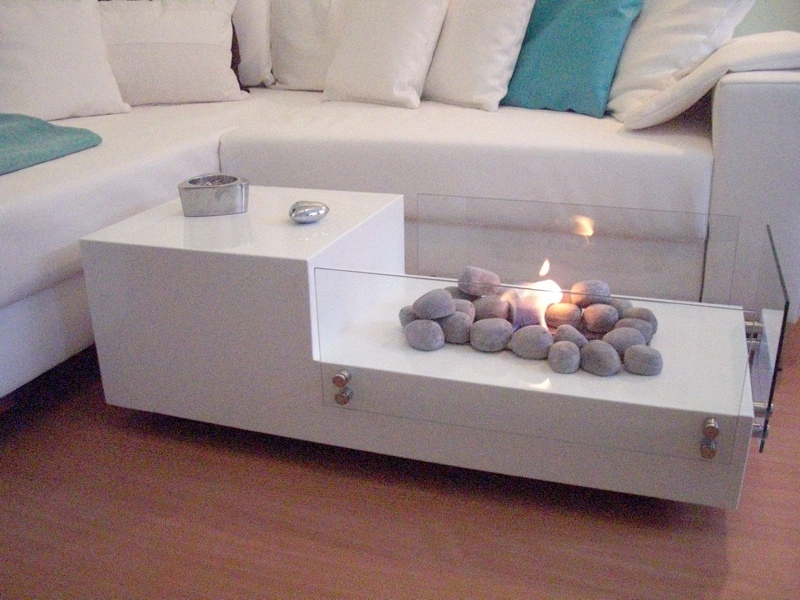
#> input picture test.jpg, 800 x 600 px
$ python lab2.py
#> lines starting #> are read from the running program, lines starting #| are printed output that depends on the picture; after the words box and inside, x2 and y2 are one past the last pixel; in counts of white or black regions, pixels touching at a corner belong together
import cv2
import numpy as np
from matplotlib import pyplot as plt
# import the necessary packages

def auto_canny(image, sigma=0.33):
	# compute the median of the single channel pixel intensities
	v = np.median(image)

	# apply automatic Canny edge detection using the computed median
	lower = int(max(0, (1.0 - sigma) * v))
	upper = int(min(255, (1.0 + sigma) * v))
	edged = cv2.Canny(image, lower, upper)

	# return the edged image
	return edged

og = cv2.imread('test.jpg',cv2.IMREAD_UNCHANGED) # original picture
#> og is the input picture: shape (600, 800, 3); mean B, G, R 134.8, 134.8, 151.5
ogWithContours = cv2.imread('test.jpg',cv2.IMREAD_UNCHANGED) # original picture with contours
img = cv2.imread('test.JPG',0) # image for Canny
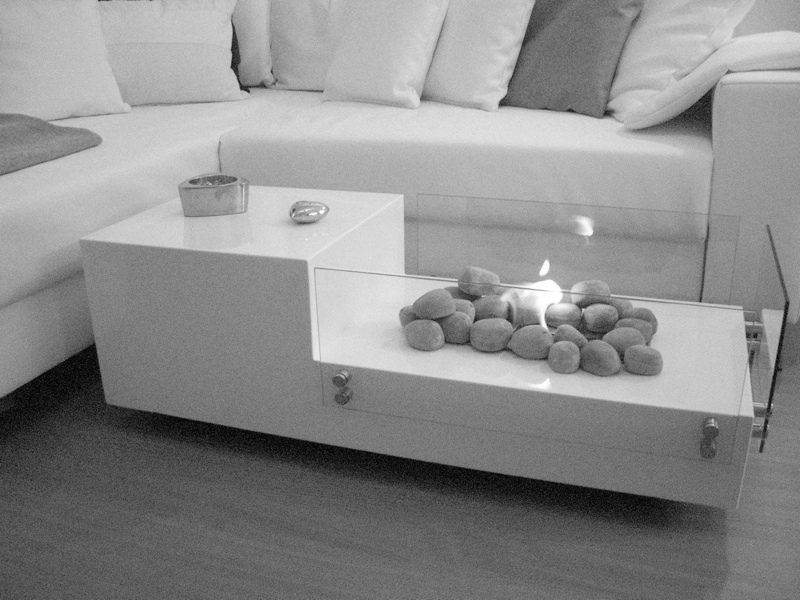
#> img: shape (600, 800); min 0, max 255, mean 139.8
edges = auto_canny(img) #
#> in auto_canny, `v = np.median(image)`: v = 136
#> in auto_canny, `lower = int(max(0, (1.0 - sigma) * v))`: lower = 91
#> in auto_canny, `upper = int(min(255, (1.0 + sigma) * v))`: upper = 180
#> in auto_canny, `edged = cv2.Canny(image, lower, upper)`:
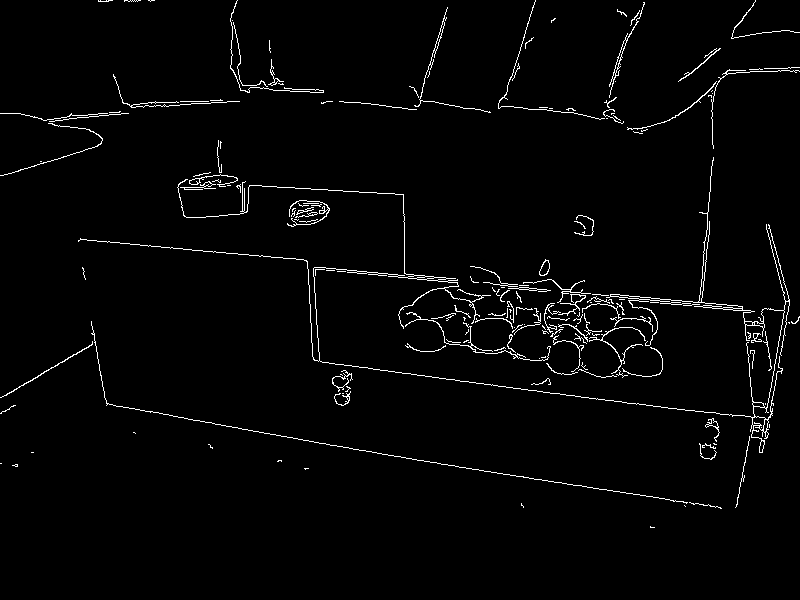
#> edged: shape (600, 800); 2.2% white in thin lines or dots, all inside (x1, y1, x2, y2) = (0, 0, 800, 528)
ret,thresh = cv2.threshold(edges,127,255,0)
contours,hierarchy = cv2.findContours(thresh, 1, 2)
#> contours = 215 contours, 176 with area under 20; largest, box (x1, y1, x2, y2) and area: (78, 157, 790, 453) 759, (609, 2, 645, 98) 118, (752, 416, 766, 431) 112, (539, 259, 550, 276) 104, (610, 294, 661, 301) 102

#For every contour, draw a rectangle surrounding it
for i in range(0, len(contours)):
    cnt = contours[i]
    x,y,w,h = cv2.boundingRect(cnt)
    r = cv2.boundingRect(cnt)
    cv2.rectangle(ogWithContours,(x,y),(x+w,y+h),(0,0,255))
    #M = cv2.moments(cnt)

    # 3 to 4
    # create image file for each ROI
    fileName = "ROI-"
    fileName += str(i)
    fileName += ".jpg"
    cv2.imwrite(fileName, og[r[1]:r[1]+r[3], r[0]:r[0]+r[2]])
#> this loop made 215 passes
#> (x, y, w, h, fileName) on passes 3, 4, 6: (521, 503, 3, 5, 'ROI-2.jpg'), (689, 502, 33, 7, 'ROI-3.jpg'), (14, 464, 4, 3, 'ROI-5.jpg')
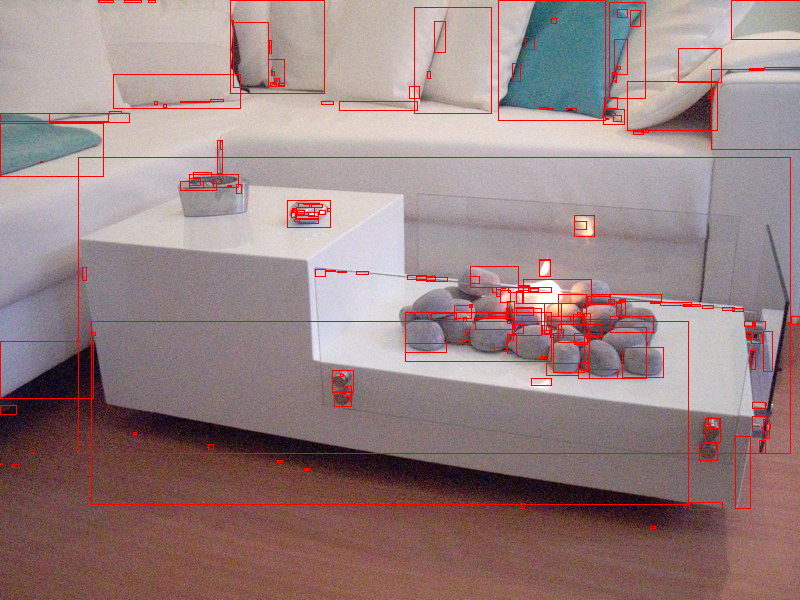
#> ogWithContours: shape (600, 800, 3); 3.17% of pixels changed, all inside (x1, y1, x2, y2) = (0, 0, 800, 529)


cv2.imshow("Original",ogWithContours)
cv2.imshow("Edges",edges)

cv2.waitKey(0)
cv2.destroyAllWindows()

$ run again, with school.jpg copied over test.jpg
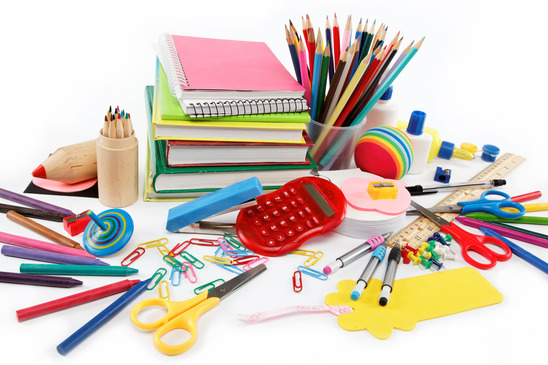
#> input picture school.jpg, 548 x 365 px
#> og is the input picture: shape (365, 548, 3); mean B, G, R 186.5, 196.5, 211.2
#> v = 227
#> lower = 152
#> upper = 255
#> in auto_canny, `edged = cv2.Canny(image, lower, upper)`:
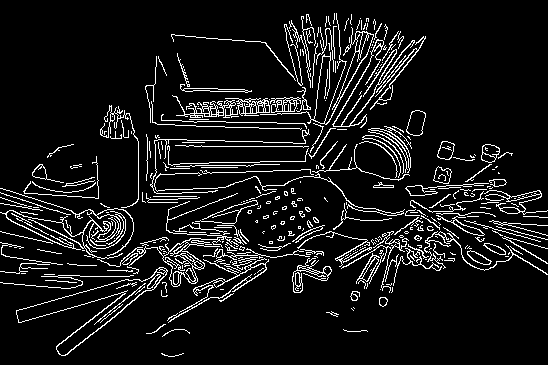
#> edged: shape (365, 548); 8.9% white in thin lines or dots
#> contours = 522 contours, 419 with area under 20; largest, box (x1, y1, x2, y2) and area: (16, 267, 168, 356) 3049, (16, 271, 167, 356) 2791, (97, 193, 239, 287) 1062, (167, 258, 269, 323) 882, (260, 13, 374, 125) 699
#> the loop `for i in range(0, len(contours)):` made 522 passes
#> (x, y, w, h, fileName) on passes 1 to 3: (161, 353, 23, 4, 'ROI-0.jpg'), (343, 329, 25, 3, 'ROI-1.jpg'), (162, 329, 28, 8, 'ROI-2.jpg')
#> after the loop `for i in range(0, len(contours)):`:
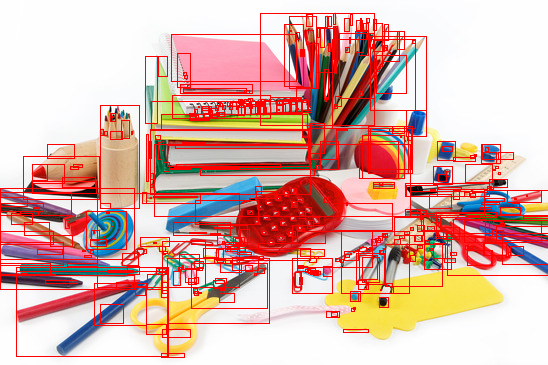
#> ogWithContours: shape (365, 548, 3); 11.82% of pixels changed, all inside (x1, y1, x2, y2) = (0, 13, 548, 358)
